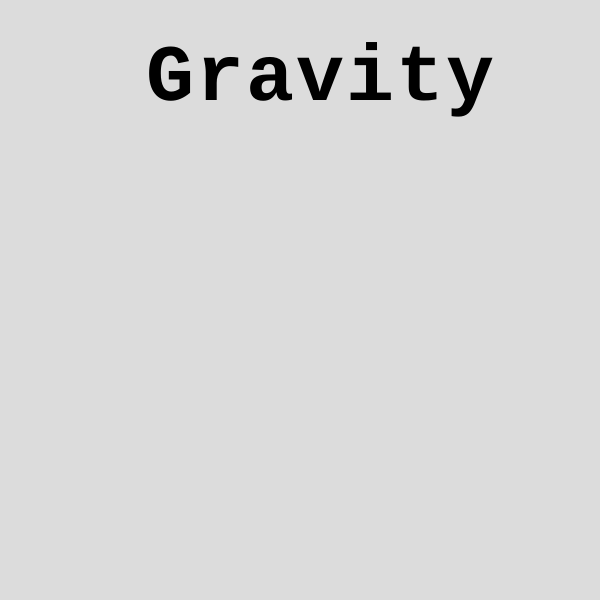
Frame 1 (no input)
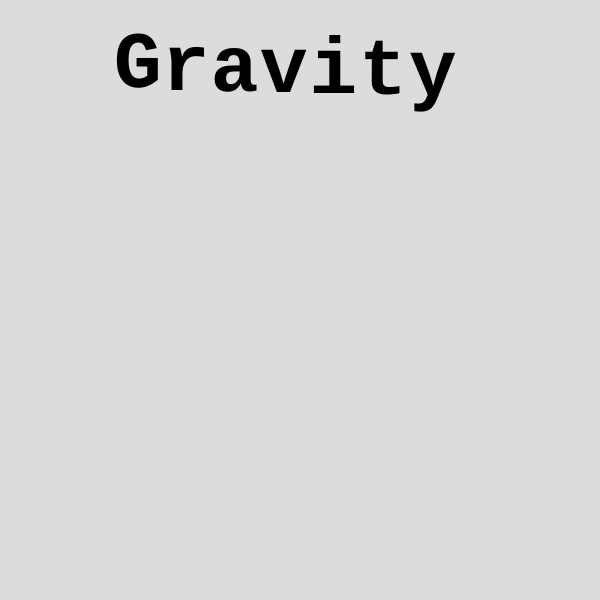
Frame 60 (no input)
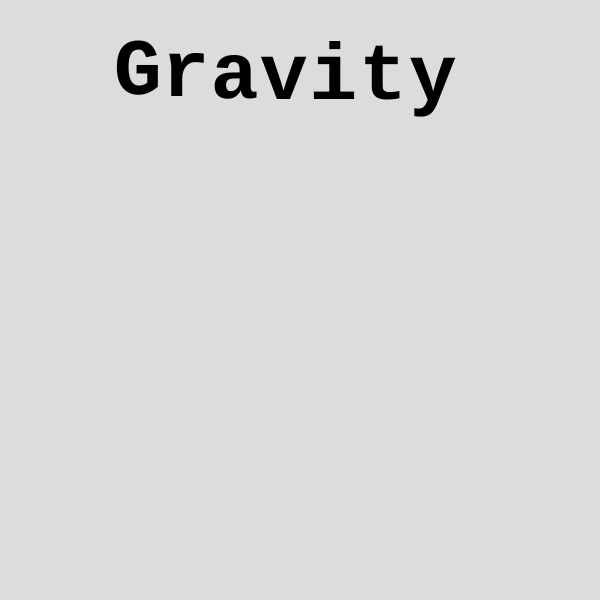
Frame 120 (the mouse pressed at the canvas centre since frame 60)

The p5.js sketch that drew these frames (run headless with seeded random() and noise() and a simulated clock; from frame 60 on, the mouse is pressed at the canvas centre):

// p5.js sketch
// ── sketch.js
let name = "Gravity";
let letters = [];

function setup() {
  createCanvas(600, 600);
  let startX = 170;
  for (i = 0; i < name.length; i++) {
    letters.push(new Letter(name[i], startX, 100));
    startX += 50;
  }
}

function draw() {
  background(220);
  textFont("Courier New");
  textStyle(BOLD);
  textAlign(CENTER);
  textSize(80);

  for (i = 0; i < letters.length; i++) {
    letters[i].run();
  }
}

function mousePressed() {
  for (i = 0; i < letters.length; i++) {
    letters[i].fall();
  }
}

class Letter {
  constructor(letter, x, y) {
    this.letter = letter;
    this.homeX = this.x = x;
    this.homeY = this.y = y;
    this.range = 150;
    this.g = false;
    this.mass = random(5, 8);
    this.resistance = random(10, 30);
    this.t = 0;
  }

  run() {
    this.draw();
    this.update();
  }

  draw() {
    text(this.letter, this.x, this.y);
  }

  update() {
    if (this.g) {
      // acc = (mass*gravity - air_resistance)/mass
      let acc = (this.mass * 9.81 - this.resistance) / this.mass;
      this.y += 0.5 * acc * (this.t / 200) ** 2;
      this.t += 1;

      // checking if it hits the ground
      if (this.y > height) {
        this.g = false;
        this.t = 0;
      }
    } else {
      this.x += (this.homeX - this.x) * 0.05;
      this.y += (this.homeY - this.y) * 0.05;
      let d = dist(mouseX, mouseY, this.x, this.y);

      let dx = mouseX - this.x;
      let dy = mouseY - this.y + textAscent() / 2; //textAscent gets the text height

      this.x += dx * (2 / d);
      this.y += dy * (2 / d);
    }
  }

  fall() {
    this.g = true;
  }
}
